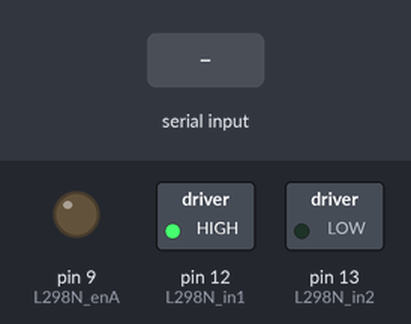
A sketch run on a simulated Arduino Uno, built with avr-gcc and run on an emulated ATmega328P. Parts: switched loads named in the sketch (green lamp = pin HIGH), output pins drawn as LEDs (lit = HIGH). Inputs (shaded band) come from the test bench.

Above: at 1.2 s.
1.3 s: "1" received over Serial
At 2.8 s:
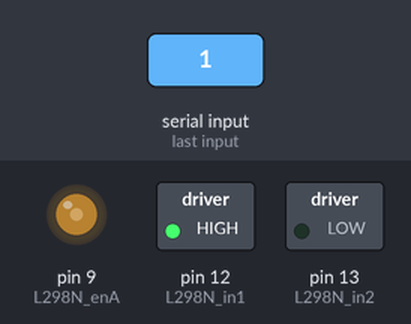
3.8 s: "2" received over Serial
At 5.9 s:
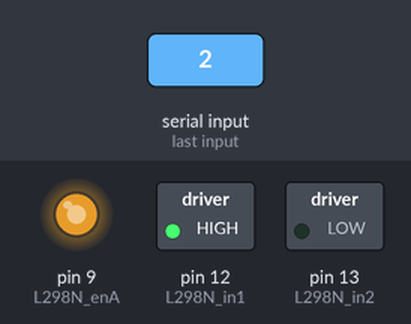
Timing chart, 0 to 7.4 s (numbered marks = the images above; inputs shaded):
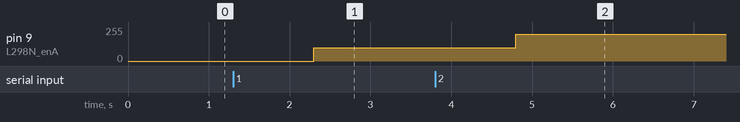

Measured:
- after the input at 1.3 s, pin 9 (L298N_enA): 0/255 → 100/255 after 1.0 s
- after the input at 3.8 s, pin 9 (L298N_enA): 100/255 → 200/255 after 1.0 s

The sketch:

simple_motor_control.ino
```cpp
#define L298N_enA 9
#define L298N_in1 12
#define L298N_in2 13

double cmd = 0.0;

void setup() {
  // put your setup code here, to run once:

  pinMode(L298N_enA, OUTPUT);
  pinMode(L298N_in1, OUTPUT);
  pinMode(L298N_in2, OUTPUT);

  digitalWrite(L298N_in1, HIGH);
  digitalWrite(L298N_in2, LOW);

  Serial.begin(115200);
}

void loop() {
  // put your main code here, to run repeatedly:

  if (Serial.available()) {

    cmd = Serial.readString().toDouble();
  }

  analogWrite(L298N_enA, cmd * 100);
}
```
